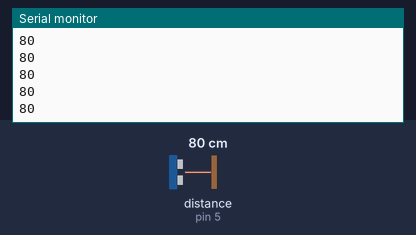
A sketch run on a simulated Arduino Uno, built with avr-gcc and run on an emulated ATmega328P. Shown: the last lines printed to the serial monitor. The inputs (shaded band) are chosen by the test bench; at power-on: distance to the obstacle (sensor on pin 5) 80 cm. The echo pulse lasts 58.3 µs per cm.

Above: at 1.2 s.
1.3 s: distance to the obstacle (sensor on pin 5) set to 2 cm
At 2.1 s:
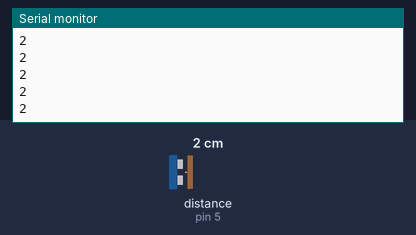
2.8 s: distance to the obstacle (sensor on pin 5) set to 4 cm
At 3.5 s:
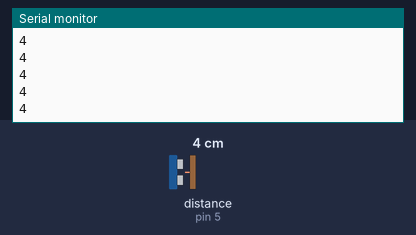
Timing chart, 0 to 5.8 s (numbered marks = the images above; inputs shaded):
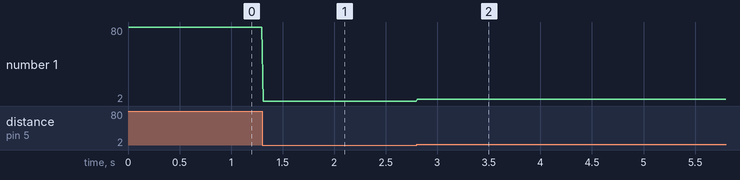

The sketch:

UltrasonicDemo.ino
```cpp
/*
*  Voorbeeldcode voor de HC-SR04 Ultrasonic sensor
*
*  Aansluitingen HCSR04 - Arduino
*  Vcc - 5V
*  Trig - 2
*  Echo - 3
*  Gnd - GND
*/

#include "HCSR04.h"
HCSR04 ultrasonic(4, 5); //Trig, Echo

int cm;

void setup()
{
  Serial.begin(115200);
  Serial.println("start");
}

void loop()
{
  cm = ultrasonic.Ranging(CM); //CM of INCH
  if(cm >= 0)
    Serial.println(cm);
  delay(10);
}
```

Measured:
- after the input at 1.3 s, the serial monitor: prints a new line at once (image 1)
- after the input at 2.8 s, the serial monitor: prints a new line at once (image 2)
- plotted number 1: 80 → 2 after the input at 1.3 s, 2 → 4 after the input at 2.8 s
